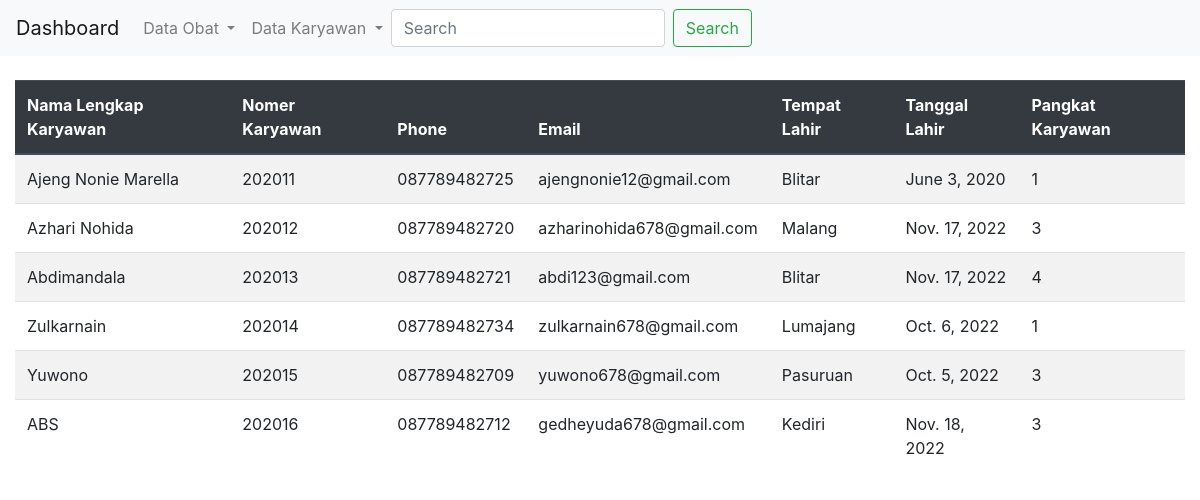
The page /karyawan/list/ on the database its author committed.
### Karyawan/models.py (models this page shows, shortened)
class Karyawan(models.Model):
    full_name = models.CharField(max_length=40)
    emp_code = models.CharField(max_length=10)
    phone = models.CharField(max_length=20)
    email = models.CharField(max_length=30,null=True)
    birth_place = models.CharField(max_length=20)
    birth_day = models.DateField(null=True)
    position_id = models.ForeignKey(Position, on_delete=models.CASCADE)
    create_at = models.DateTimeField(auto_now_add=True)

### Karyawan/views.py (the view)
# urls.py: path('karyawan/list/', employee_list, name="list_karyawan"),
def employee_list(request):
    karyawans = Karyawan.objects.all()
    konteks = {
        "karyawans":karyawans,
    }
    return render(request, "karyawan/list_karyawan.html", konteks)

### templates/karyawan/list_karyawan.html (shortened to what this page needs)
{% extends "master/base.html" %}
{% load static %}
{% block body %}
<br />
<div class="table-responsive">
  <table class="table table-striped table-fixed" id="data">
    <thead class="thead-dark">
      <tr>
        <th scope="col">Nama Lengkap Karyawan</th>
        <th scope="col">Nomer Karyawan</th>
        <th scope="col">Phone</th>
        <th scope="col">Email</th>
        <th scope="col">Tempat Lahir</th>
        <th scope="col">Tanggal Lahir</th>
        <th scope="col">Pangkat Karyawan</th>
      </tr>
    </thead>
    <tbody id="myTable">
      {% for Karyawan in karyawans %}
      <tr>
        <td>{{ Karyawan.full_name }}</td>
        <td>{{ Karyawan.emp_code }}</td>
        <td>{{ Karyawan.phone }}</td>
        <td>{{ Karyawan.email }}</td>
        <td>{{ Karyawan.birth_place }}</td>
        <td>{{ Karyawan.birth_day }}</td>
        <td>{{ Karyawan.position_id_id }}</td>
      </tr>
      {% endfor %}
    </tbody>
  </table>
</div>
{% endblock body %}

### rows shown on the page
Karyawan: full_name "Ajeng Nonie Marella", emp_code "202011", phone "087789482725", email "ajengnonie12@gmail.com", birth_place "Blitar", birth_day "June 3, 2020", position_id_id "1"
Karyawan: full_name "Azhari Nohida", emp_code "202012", phone "087789482720", email "azharinohida678@gmail.com", birth_place "Malang", birth_day "Nov. 17, 2022", position_id_id "3"
Karyawan: full_name "Abdimandala", emp_code "202013", phone "087789482721", email "abdi123@gmail.com", birth_place "Blitar", birth_day "Nov. 17, 2022", position_id_id "4"
Karyawan: full_name "Zulkarnain", emp_code "202014", phone "087789482734", email "zulkarnain678@gmail.com", birth_place "Lumajang", birth_day "Oct. 6, 2022", position_id_id "1"
Karyawan: full_name "Yuwono", emp_code "202015", phone "087789482709", email "yuwono678@gmail.com", birth_place "Pasuruan", birth_day "Oct. 5, 2022", position_id_id "3"
Karyawan: full_name "ABS", emp_code "202016", phone "087789482712", email "gedheyuda678@gmail.com", birth_place "Kediri", birth_day "Nov. 18, 2022", position_id_id "3"
